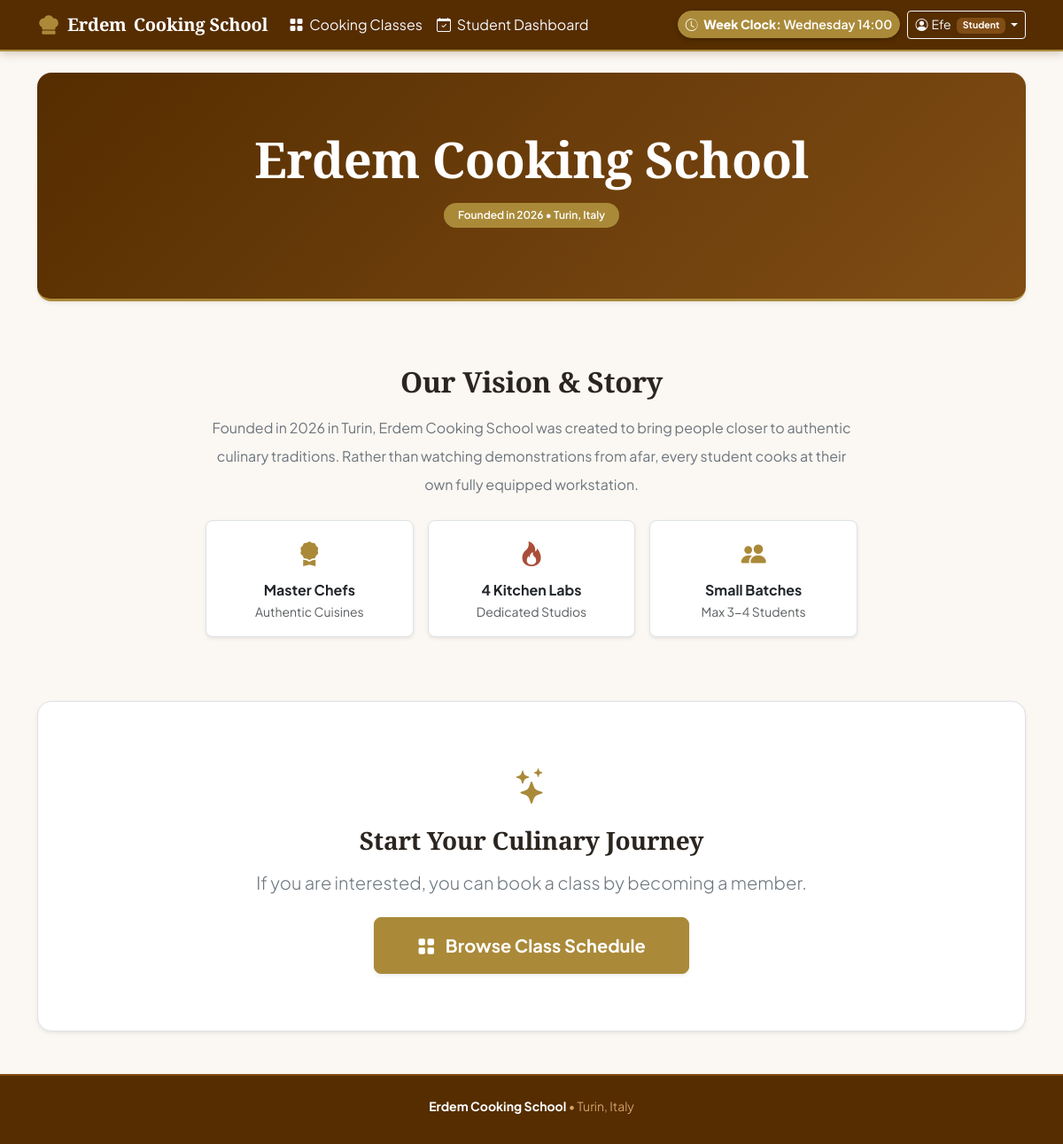
Screenshot of / (signed in) with the database file from the repository.
### tables this page shows
CREATE TABLE simulation (
                                        key TEXT PRIMARY KEY,
                                        value TEXT NOT NULL
                                );

CREATE TABLE users (
                                        id INTEGER PRIMARY KEY AUTOINCREMENT,
                                        first_name TEXT NOT NULL,
                                        last_name TEXT NOT NULL,
                                        email TEXT UNIQUE NOT NULL,
                                        password TEXT NOT NULL,
                                        role TEXT NOT NULL CHECK (role IN ('manager', 'student'))
                                );

### app.py (the view)
@app.route('/')
def index():
    return render_template('landing.html')

### app.py (called while the page is built)
@loginManager.user_loader
def loadUser(userId):
    dbUser = dao.getUserById(userId)
    if dbUser:
        return User(
            id=dbUser['id'],
            firstName=dbUser['first_name'],
            lastName=dbUser['last_name'],
            email=dbUser['email'],
            password=dbUser['password'],
            role=dbUser['role']
        )
    return None

@app.context_processor
def injectGlobalContext():
    simDay, simTime = dao.getSimulatedTime()
    return {
        'simulatedDay': simDay,
        'simulatedTime': simTime,
        'daysOfWeek': dao.DAYS_OF_WEEK
    }

### dao.py (called while the page is built)
def getDatabaseConnection():
    conn = sqlite3.connect(DATABASE)
    conn.row_factory = sqlite3.Row
    conn.execute("PRAGMA foreign_keys = ON;")
    return conn

def getSimulatedTime():
    conn = getDatabaseConnection()
    cursor = conn.cursor()
    cursor.execute("SELECT value FROM simulation WHERE key = 'simulated_day';")
    day_row = cursor.fetchone()
    cursor.execute("SELECT value FROM simulation WHERE key = 'simulated_time';")
    time_row = cursor.fetchone()
    conn.close()
    sim_day = day_row['value'] if day_row else 'Wednesday'
    sim_time = time_row['value'] if time_row else '14:00'
    return sim_day, sim_time

def getUserById(userId):
    conn = getDatabaseConnection()
    cursor = conn.cursor()
    cursor.execute("SELECT * FROM users WHERE id = ?;", (userId,))
    user = cursor.fetchone()
    conn.close()
    return user

### models.py (called while the page is built)
    def isManager(self):
        return self.role == 'manager'

    def isStudent(self):
        return self.role == 'student'

### templates/landing.html (shortened to what this page needs)
{% extends 'base.html' %}
{% block content %}
<section class="py-5 text-center text-white landing-hero rounded-4 shadow-sm mb-5">
  <div class="container py-3">
    <h1 class="display-4 fw-bold mb-3">Erdem Cooking School</h1>
    <span class="badge bg-warning px-3 py-2 rounded-pill fw-semibold mb-3">Founded in 2026 &bull; Turin,
      Italy</span>
  </div>
</section>
<section class="py-4 mb-5">
  <div class="row justify-content-center text-center">
    <div class="col-lg-8">
      <h2 class="h2 fw-bold mb-3">Our Vision &amp; Story</h2>
      <p class="text-secondary lh-lg mb-4">
        Founded in 2026 in Turin, Erdem Cooking School was created to bring people closer to authentic culinary
        traditions. Rather than watching demonstrations from afar, every student cooks at their own fully equipped
        workstation.
      </p>
      <div class="row g-3 justify-content-center">
        <div class="col-sm-4">
          <div class="p-3 border rounded-3 bg-white text-center shadow-sm h-100">
            <i class="bi bi-award-fill text-warning fs-3 mb-2 d-block"></i>
            <strong class="d-block text-dark">Master Chefs</strong>
            <span class="small text-muted">Authentic Cuisines</span>
          </div>
        </div>
        <div class="col-sm-4">
          <div class="p-3 border rounded-3 bg-white text-center shadow-sm h-100">
            <i class="bi bi-fire icon-sec2 fs-3 mb-2 d-block"></i>
            <strong class="d-block text-dark">4 Kitchen Labs</strong>
            <span class="small text-muted">Dedicated Studios</span>
          </div>
        </div>
        <div class="col-sm-4">
          <div class="p-3 border rounded-3 bg-white text-center shadow-sm h-100">
            <i class="bi bi-people-fill text-warning fs-3 mb-2 d-block"></i>
            <strong class="d-block text-dark">Small Batches</strong>
            <span class="small text-muted">Max 3-4 Students</span>
          </div>
        </div>
      </div>
    </div>
  </div>
</section>
<section class="py-5 text-center bg-white rounded-4 shadow-sm border p-4 mb-4">
  <div class="container py-3">
    <i class="bi bi-stars text-warning fs-1 d-block mb-3"></i>
    <h2 class="h3 fw-bold mb-3">Start Your Culinary Journey</h2>
    <p class="lead fs-5 text-secondary mb-4">
      If you are interested, you can book a class by becoming a member.
    </p>
    <div>
      {% if current_user.is_authenticated %}
      <a href="{{ url_for('classesCatalog') }}" class="btn btn-warning btn-lg px-5 py-3 fw-bold shadow-sm">
        <i class="bi bi-grid-fill me-2"></i> Browse Class Schedule
      </a>
      {% else %}
      <a href="{{ url_for('login') }}" class="btn btn-warning btn-lg px-5 py-3 fw-bold shadow-sm">
        <i class="bi bi-person-plus-fill me-2"></i> Sign Up
      </a>
      {% endif %}
    </div>
  </div>
</section>
{% endblock %}

### templates/base.html (shortened to what this page needs)
<!DOCTYPE html>
<html lang="en">
<head>
  <link href="https://cdn.jsdelivr.net/npm/bootstrap@5.3.3/dist/css/bootstrap.min.css" rel="stylesheet">
  <link rel="stylesheet" href="https://cdn.jsdelivr.net/npm/bootstrap-icons@1.11.3/font/bootstrap-icons.min.css">
  <link rel="stylesheet" href="{{ url_for('static', filename='css/style.css') }}">
</head>
<body class="d-flex flex-column min-vh-100">
  <header class="site-header sticky-top">
    <nav class="navbar navbar-expand-lg navbar-dark py-2">
      <div class="container">
        <a class="navbar-brand d-flex align-items-center gap-2 fw-bold text-white" href="{{ url_for('index') }}">
          <span>Erdem</span> Cooking School
        </a>
        <div class="collapse navbar-collapse" id="navbarMain">
          <ul class="navbar-nav me-auto mb-2 mb-lg-0">
            {% if current_user.is_authenticated %}
            <li class="nav-item">
              <a class="nav-link text-light" href="{{ url_for('classesCatalog') }}">
                <i class="bi bi-grid-fill me-1"></i> Cooking Classes
              </a>
            </li>
            {% endif %}
            {% if current_user.is_authenticated and current_user.isManager() %}
            <li class="nav-item">
              <a class="nav-link text-light" href="{{ url_for('managerProfile') }}">
                <i class="bi bi-speedometer2 me-1"></i> Manager Dashboard
              </a>
            </li>
            {% elif current_user.is_authenticated and current_user.isStudent() %}
            <li class="nav-item">
              <a class="nav-link text-light" href="{{ url_for('studentProfile') }}">
                <i class="bi bi-calendar-check me-1"></i> Student Dashboard
              </a>
            </li>
            {% endif %}
          </ul>
          <div class="d-flex align-items-center flex-wrap gap-2 ms-auto">
            <button type="button" class="btn btn-sm btn-outline-warning rounded-pill" data-bs-toggle="modal"
              data-bs-target="#clockModal">
              <i class="bi bi-clock-history me-1"></i>
              <strong>Week Clock:</strong> {{ simulatedDay }} {{ simulatedTime }}
            </button>
            {% if current_user.is_authenticated %}
            <div class="dropdown">
              <button class="btn btn-sm btn-outline-light dropdown-toggle" type="button" data-bs-toggle="dropdown">
                <i class="bi bi-person-circle me-1"></i>{{ current_user.firstName }}
                <span class="badge bg-secondary ms-1">{{ current_user.role|capitalize }}</span>
              </button>
            </div>
            {% else %}
            {% if request.endpoint not in ('login', 'register') %}
            <a href="{{ url_for('login') }}" class="btn btn-sm btn-warning fw-semibold">
              <i class="bi bi-box-arrow-in-right me-1"></i> Log In
            </a>
            {% endif %}
            {% endif %}
          </div>
        </div>
      </div>
    </nav>
  </header>
  <main id="main-content" class="py-4 flex-grow-1">
    <div class="container">
      {% block content %}{% endblock %}
    </div>
  </main>
  <footer class="site-footer py-4 mt-auto">
    <div class="container text-center small">
      <div class="mb-2">
        <strong class="text-white">Erdem Cooking School</strong> &bull; Turin, Italy
      </div>
    </div>
  </footer>
</body>
</html>

### static/css/style.css (style rules this page uses)
:root { --primary-darkest: #552d00; --primary-dark: #804d15; --primary-base: #aa7539; --primary-light: #d4a26a; --primary-lightest: #ffd7aa; --bg-app: #fbf7f2; --sec1-light: #ffe7aa; --sec1-mid: #d4b66a; --sec1-base: #aa8a39; --sec1-dark: #806115; --sec1-darkest: #553d00; --sec2-light: #ffbaaa; --sec2-mid: #d47f6a; --sec2-base: #aa4e39; --sec2-dark: #802a15; --sec2-darkest: #551000; }
body { background-color: var(--bg-app); color: #2b2520; font-family: 'Plus Jakarta Sans', system-ui, -apple-system, sans-serif; -webkit-font-smoothing: antialiased; }
h1, h2, h3, .navbar-brand { font-family: 'Playfair Display', Georgia, serif; letter-spacing: -0.01em; }
.site-header { background-color: var(--primary-darkest) !important; border-bottom: 2px solid var(--sec1-base); box-shadow: 0 2px 10px rgba(85, 45, 0, 0.25); }
.site-footer { background-color: var(--primary-darkest) !important; color: var(--primary-light) !important; border-top: 2px solid var(--primary-dark); }
.site-footer strong { color: #ffffff; }
.text-warning, svg.text-warning, i.text-warning { color: var(--sec1-base) !important; }
.btn-warning { background-color: var(--sec1-base) !important; border-color: var(--sec1-base) !important; color: #ffffff !important; font-weight: 600; transition: all 0.2s ease-in-out; }
.btn-outline-warning { color: var(--sec1-darkest) !important; border-color: var(--sec1-base) !important; background-color: transparent; font-weight: 600; transition: all 0.2s ease-in-out; }
.site-header .btn-outline-warning, .clock-btn { background-color: var(--sec1-base) !important; border-color: var(--sec1-base) !important; color: #ffffff !important; font-weight: 600; box-shadow: 0 2px 6px rgba(0, 0, 0, 0.2); }
.badge.bg-warning, .badge.bg-warning.text-dark { background-color: var(--sec1-base) !important; color: #ffffff !important; }
.badge.bg-secondary { background-color: var(--primary-dark) !important; color: #ffffff !important; }
.landing-hero { background: linear-gradient(135deg, var(--primary-darkest) 0%, var(--primary-dark) 100%) !important; border-bottom: 3px solid var(--sec1-base); }
.icon-sec2 { color: var(--sec2-base) !important; }

### rows the page displays
simulation: value "Wednesday"
simulation: value "14:00"
users: firstName "Efe", role "Student"
